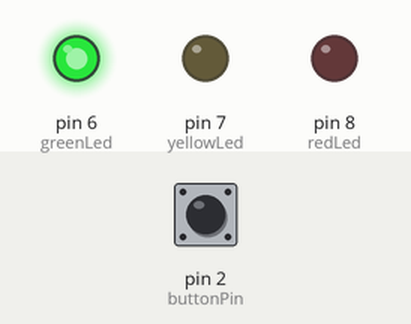
This sketch was run on a simulated Arduino Uno, built with avr-gcc and run on an emulated ATmega328P. Parts: output pins drawn as LEDs (lit = HIGH). Inputs (shaded band) come from the test bench; at power-on: pin 2 (buttonPin) HIGH.

Above: at 2.5 s.
At 6.2 s:
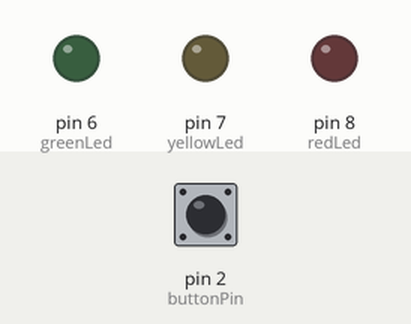
At 9.5 s:
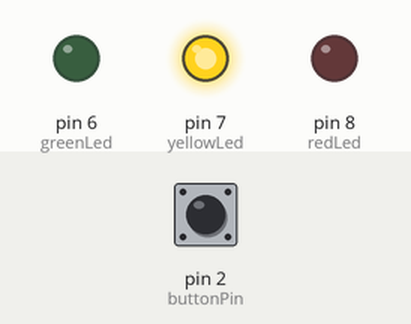
At 13.5 s:
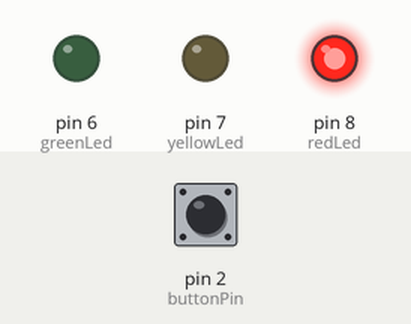
Timing chart, 0 to 20.8 s (numbered marks = the images above):
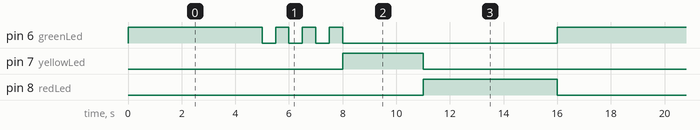

Measured:
- by itself, pin 6 (greenLed): repeats every 16.0 s: 3 × (LOW 0.50 s, HIGH 0.50 s), LOW 8.0 s, HIGH 5.0 s
- by itself, pin 7 (yellowLed): alternates HIGH for 3.0 s and LOW for 13.0 s
- by itself, pin 8 (redLed): alternates HIGH for 5.0 s and LOW for 11.0 s

The sketch:

sketch.ino
```cpp
const int redLed = 8;
const int yellowLed = 7;
const int greenLed = 6;
const int buttonPin = 2;

int buttonState = 0;
unsigned long lastButtonPress = 0;
unsigned long pedestrianWaitTime = 5000; // Время ожидания для пешеходов (5 секунд)
unsigned long greenBlinkInterval = 1000; // Интервал мигания зеленого светодиода (1 секунда)
unsigned long redLightTime = 10000; // Время горения красного светодиода для пешеходов (10 секунд)

void setup() {
  pinMode(redLed, OUTPUT);
  pinMode(yellowLed, OUTPUT);
  pinMode(greenLed, OUTPUT);
  pinMode(buttonPin, INPUT_PULLUP);
  Serial.begin(9600);
}

void loop() {
  buttonState = digitalRead(buttonPin);

  if (buttonState == LOW && (millis() - lastButtonPress) > pedestrianWaitTime) {
    lastButtonPress = millis();
    pedestrianCycle();
  }

  trafficCycle();

  if (Serial.available() > 0) {
    int command = Serial.parseInt();
    if (command == 1) {
      digitalWrite(greenLed, HIGH);
    } else if (command == 0) {
      digitalWrite(greenLed, LOW);
    }
  }
}

void trafficCycle() {
  // Зеленый сигнал
  digitalWrite(greenLed, HIGH);
  delay(5000);

  // Зеленый мигающий сигнал
  for (int i = 0; i < 3; i++) {
    digitalWrite(greenLed, LOW);
    delay(greenBlinkInterval / 2);
    digitalWrite(greenLed, HIGH);
    delay(greenBlinkInterval / 2);
  }
  digitalWrite(greenLed, LOW);

  // Желтый сигнал
  digitalWrite(yellowLed, HIGH);
  delay(3000);
  digitalWrite(yellowLed, LOW);

  // Красный сигнал
  digitalWrite(redLed, HIGH);
  delay(5000);
  digitalWrite(redLed, LOW);
}

void pedestrianCycle() {
  // Мигающий желтый сигнал
  for (int i = 0; i < 3; i++) {
    digitalWrite(yellowLed, HIGH);
    delay(500);
    digitalWrite(yellowLed, LOW);
    delay(500);
  }

  // Красный сигнал для машин и зеленый для пешеходов
  digitalWrite(redLed, HIGH);
  delay(redLightTime);
  digitalWrite(redLed, LOW);
}
```
